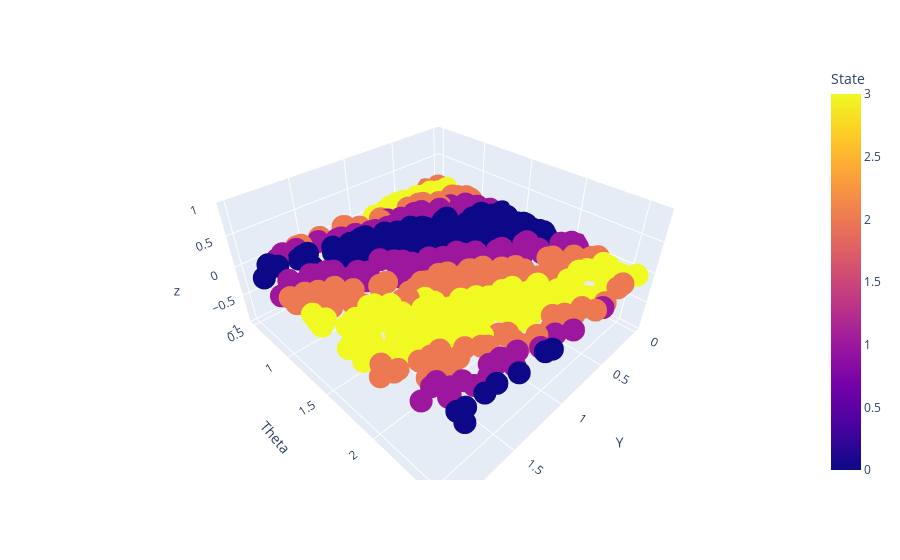

This figure's notebook cell:
### Code cell
df_1 = pd.DataFrame({'Y':Y_Train, 'Theta':T_Train,'State':S_Train,'z': [0]*500})
fig = px.scatter_3d(df_1, x='Y', y='Theta',z='z', color='State')
fig.show()

### Figure 1 — Plotly figure (JSON) as saved in the notebook; plotly's stock layout.template omitted (floating-point values rounded to 4 significant figures; data arrays with more than 128 entries replaced by an {"elided": "..."} marker saying what was removed)
{"data": [{"hovertemplate": "Y=%{x}<br>Theta=%{y}<br>z=%{z}<br>State=%{marker.color}<extra></extra>", "legendgroup": "", "marker": {"color": {"elided": "500 int values"}, "coloraxis": "coloraxis", "symbol": "circle"}, "mode": "markers", "name": "", "scene": "scene", "showlegend": false, "type": "scatter3d", "x": {"elided": "500 float values"}, "y": {"elided": "500 float values"}, "z": {"elided": "500 int values"}}], "layout": {"coloraxis": {"colorbar": {"title": {"text": "State"}}, "colorscale": [[0, "#0d0887"], [0.1111, "#46039f"], [0.2222, "#7201a8"], [0.3333, "#9c179e"], [0.4444, "#bd3786"], [0.5556, "#d8576b"], [0.6667, "#ed7953"], [0.7778, "#fb9f3a"], [0.8889, "#fdca26"], [1, "#f0f921"]]}, "legend": {"tracegroupgap": 0}, "margin": {"t": 60}, "scene": {"domain": {"x": [0, 1], "y": [0, 1]}, "xaxis": {"title": {"text": "Y"}}, "yaxis": {"title": {"text": "Theta"}}, "zaxis": {"title": {"text": "z"}}}}}
